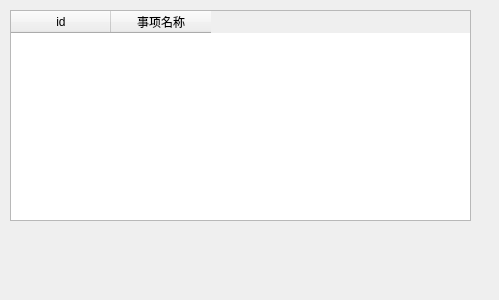
<?xml version="1.0" encoding="UTF-8"?>
<ui version="4.0">
 <class>dailymsy4</class>
 <widget class="QDialog" name="dailymsy4">
  <property name="geometry">
   <rect>
    <x>0</x>
    <y>0</y>
    <width>499</width>
    <height>300</height>
   </rect>
  </property>
  <property name="windowTitle">
   <string>Dialog</string>
  </property>
  <widget class="QTableWidget" name="iAndE">
   <property name="geometry">
    <rect>
     <x>10</x>
     <y>10</y>
     <width>461</width>
     <height>211</height>
    </rect>
   </property>
   <column>
    <property name="text">
     <string>id</string>
    </property>
   </column>
   <column>
    <property name="text">
     <string>事项名称</string>
    </property>
   </column>
  </widget>
 </widget>
 <resources/>
 <connections/>
</ui>
